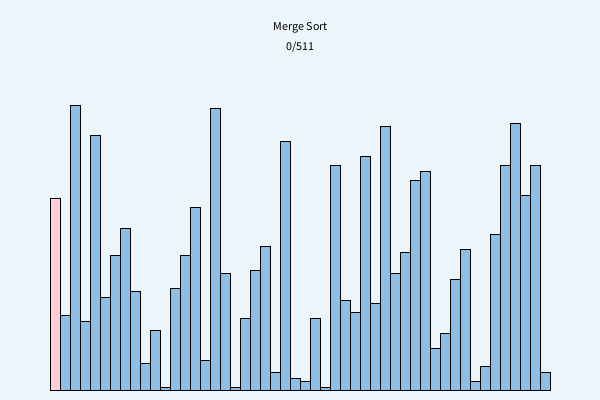
Frame 1 (no input)
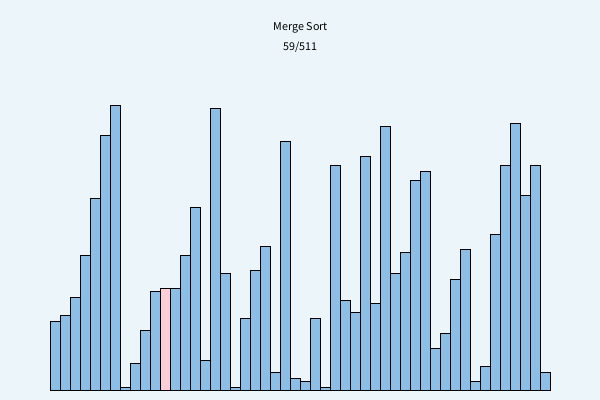
Frame 60 (the mouse pressed at the canvas centre just before this capture)
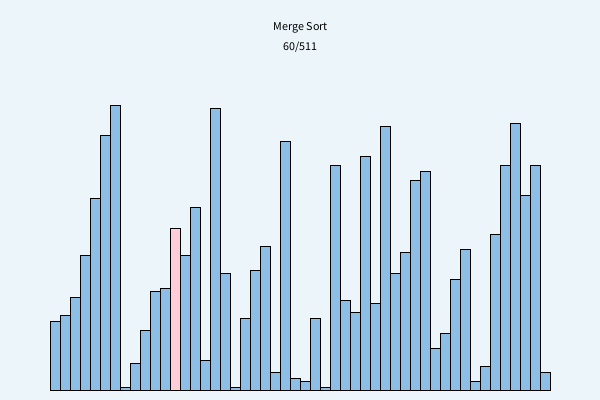
Frame 120 (the mouse held since frame 60 and released just before this capture)

The Processing sketch that drew these frames (run headless with seeded random() and noise(); from frame 60 on, the mouse is pressed at the canvas centre):

// Processing sketch: MergeSort_Animation
// ── MergeSort_Animation.pde
ArrayList<Array> lists;
Array list, plist;
int len=50, index=0, loop=0, napTime=50;
boolean autoFlag=true;


void setup() {
  size(600, 400);
  run();
  list = lists.get(0);
}


void draw() {
  background(235, 245, 250);
  list = lists.get(index);
  list.draw();
  fill(0);
  
  textAlign(CENTER);
  text("Merge Sort", width/2, 30);
  text(index+"/"+loop, width/2, 50);
  
  if (autoFlag) nextStep();
}


void nextStep() {
  delay(napTime);
  
  if (index<loop) index++;
  else autoFlag = false;
}


void keyPressed() {
  // Space = pause/play
  if(key == ' ') {
    autoFlag = !autoFlag;
  }
  
  // A = faster
  else if(key == 'a') {
    if(napTime>50)
      napTime -= 50;
  }
  
  // S = slower
  else if(key == 's') {
    napTime += 50;
  }
  
  // Left arrow = previous frame
  else if(key == CODED && keyCode == LEFT) {
    if(index>0){
      index--;
    }  
  }
  
  // Right arrow = next frame
  else if(key == CODED && keyCode == RIGHT) {
    if(index<loop){
      index++;
    }
  }
}


void mousePressed() {
  if(autoFlag) autoFlag=false;
  if(mouseButton == LEFT) {
    if(index>0) index--;
  }
  else if(mouseButton == RIGHT) {
    if(index<loop) index++;
  }
}


void run() {
  loop = index = 0;
  lists = new ArrayList<Array>();
  
  // Create the original random array
  lists.add(new Array(len, 0, -1));
  list = lists.get(0);
  list.printArray();
  
  mergeSort(0, len-1);
  
  list = lists.get(loop);
  list.printArray();
}


void mergeSort(int left, int right) {
  // Stop when there is only one element
  if(left >= right) return;
  
  // Find the middle
  int mid = (left + right) / 2;
  
  // Sort the left half
  mergeSort(left, mid);
  
  // Sort the right half
  mergeSort(mid+1, right);
  
  // Merge the two sorted halves
  merge(left, mid, right);
}


// Merge two sorted parts
void merge(int left, int mid, int right) {
  int[] temp = new int[right-left+1];
  
  int i = left;
  int j = mid+1;
  int k = 0;
  
  // Compare elements from both halves
  while (i <= mid && j <= right) {
    // Create an animation frame
    plist = lists.get(loop);
    
    lists.add(new Array(len, plist.arr, i, j));
    
    loop++;
    list = lists.get(loop);
    
    // Take the smaller value 
    if (list.arr[i] <= list.arr[j]) {
      temp[k] = list.arr[i];
      i++;
    } else {
      temp[k] = list.arr[j];
      j++;
    }
    
    k++;
  }
  
  // Copy remaining elements from left half
  while (i <= mid) {
    temp[k] = list.arr[i];
    i++;
    k++;
  }
  
  // Copy remaining elements from right half
  while (j <= right) {
    temp[k] = list.arr[j];
    j++;
    k++;
  }
  
  // Put the merrged values back into the array
  for (k=0; k<temp.length; k++) {
    
    // Create an animation frame
    plist = lists.get(loop);
    
    lists.add(new Array(len, plist.arr, left+k, -1));
    
    loop++;
    list = lists.get(loop);
    
    // Copy sorted value back
    list.arr[left+k] = temp[k];
  }
}
  

// ── Array.pde
class Array {
  int i0, j0, len, max, w;
  int[] arr;
  int margin = 10;
  int maxIndex = -1;
  
  
  // Create random numbers
  void shuffle() {
    for(int i=0; i<len;i++) {
      arr[i] = (int)random(max);
    }
  }
  
  
  // Create a new random array
  Array(int len, int i0, int j0) {
    max = 100;
    this.i0 = i0;
    this.j0 = j0;
    this.len = len;
    
    arr = new int[len];
    w = (int)((width-2*margin)/len + 2);
    shuffle();
  }
  
  
  // Make a copy of an existing array
  Array(int len, int[] arr, int i0, int j0) {
    max = 100;
    this.i0 = i0;
    this.j0 = j0;
    this.len = len;
    
    this.arr = new int[len];
    w = (int)((width-2*margin)/len + 2);
    
    for (int i=0; i<len; i++) {
      this.arr[i] = arr[i];
    }
  }
  
  
  // Draw the array
  void draw() {
    int x, y, h;
    int barWidth = w - 3;
    int totalWidth = len * barWidth;
    int startX = (width - totalWidth)/2;
    
    for (int i=0; i<len; i++) {
      
      // Highlight the two numbers being compared
      if(i == i0 || i == j0)
        fill(255, 205, 215);
      else
        fill(140, 190, 230);
        
      x = startX + i * barWidth;
      h = arr[i];
      y = height - margin - 3 * h;
      
      rect(x, y, barWidth, 3*h);
    }
  }
  
  
  // Print the array in the console
  void printArray() {
    print("("+nf(i0,2)+","+nf(j0,2)+")- ");
    for(int i=0; i<len; i++) {
      print(nf(arr[i],2)+" ");
    }
    println();
  }
}  
